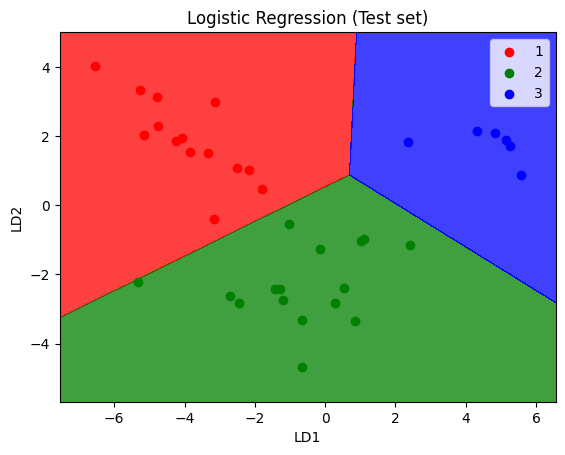

Python code for this plot:
# Converted from: LDA.ipynb

#!/usr/bin/env python
# coding: utf-8

# # Linear Discriminant Analysis (LDA)

# ## Importing the libraries

# In[1]:


import numpy as np
import matplotlib.pyplot as plt
import pandas as pd

# ## Importing the dataset

# In[2]:


dataset = pd.read_csv('Wine.csv')
X = dataset.iloc[:, :-1].values
y = dataset.iloc[:, -1].values

# ## Splitting the dataset into the Training set and Test set

# In[3]:


from sklearn.model_selection import train_test_split
X_train, X_test, y_train, y_test = train_test_split(X, y, test_size = 0.2, random_state = 0)

# ## Feature Scaling

# In[4]:


from sklearn.preprocessing import StandardScaler
sc = StandardScaler()
X_train = sc.fit_transform(X_train)
X_test = sc.transform(X_test)

# ## Applying LDA

# In[5]:


from sklearn.discriminant_analysis import LinearDiscriminantAnalysis as LDA
lda = LDA(n_components = 2)
X_train = lda.fit_transform(X_train, y_train)
X_test = lda.transform(X_test)

# ## Training the Logistic Regression model on the Training set

# In[6]:


from sklearn.linear_model import LogisticRegression
classifier = LogisticRegression(random_state = 0)
classifier.fit(X_train, y_train)

# ## Making the Confusion Matrix

# In[7]:


from sklearn.metrics import confusion_matrix, accuracy_score
y_pred = classifier.predict(X_test)
cm = confusion_matrix(y_test, y_pred)
print(cm)
accuracy_score(y_test, y_pred)

# ## Visualising the Training set results

# In[8]:


from matplotlib.colors import ListedColormap
X_set, y_set = X_train, y_train
X1, X2 = np.meshgrid(np.arange(start = X_set[:, 0].min() - 1, stop = X_set[:, 0].max() + 1, step = 0.01),
                     np.arange(start = X_set[:, 1].min() - 1, stop = X_set[:, 1].max() + 1, step = 0.01))
plt.contourf(X1, X2, classifier.predict(np.array([X1.ravel(), X2.ravel()]).T).reshape(X1.shape),
             alpha = 0.75, cmap = ListedColormap(('red', 'green', 'blue')))
plt.xlim(X1.min(), X1.max())
plt.ylim(X2.min(), X2.max())
for i, j in enumerate(np.unique(y_set)):
    plt.scatter(X_set[y_set == j, 0], X_set[y_set == j, 1],
                c = ListedColormap(('red', 'green', 'blue'))(i), label = j)
plt.title('Logistic Regression (Training set)')
plt.xlabel('LD1')
plt.ylabel('LD2')
plt.legend()
plt.show()

# ## Visualising the Test set results

# In[9]:


from matplotlib.colors import ListedColormap
X_set, y_set = X_test, y_test
X1, X2 = np.meshgrid(np.arange(start = X_set[:, 0].min() - 1, stop = X_set[:, 0].max() + 1, step = 0.01),
                     np.arange(start = X_set[:, 1].min() - 1, stop = X_set[:, 1].max() + 1, step = 0.01))
plt.contourf(X1, X2, classifier.predict(np.array([X1.ravel(), X2.ravel()]).T).reshape(X1.shape),
             alpha = 0.75, cmap = ListedColormap(('red', 'green', 'blue')))
plt.xlim(X1.min(), X1.max())
plt.ylim(X2.min(), X2.max())
for i, j in enumerate(np.unique(y_set)):
    plt.scatter(X_set[y_set == j, 0], X_set[y_set == j, 1],
                c = ListedColormap(('red', 'green', 'blue'))(i), label = j)
plt.title('Logistic Regression (Test set)')
plt.xlabel('LD1')
plt.ylabel('LD2')
plt.legend()
plt.show()
